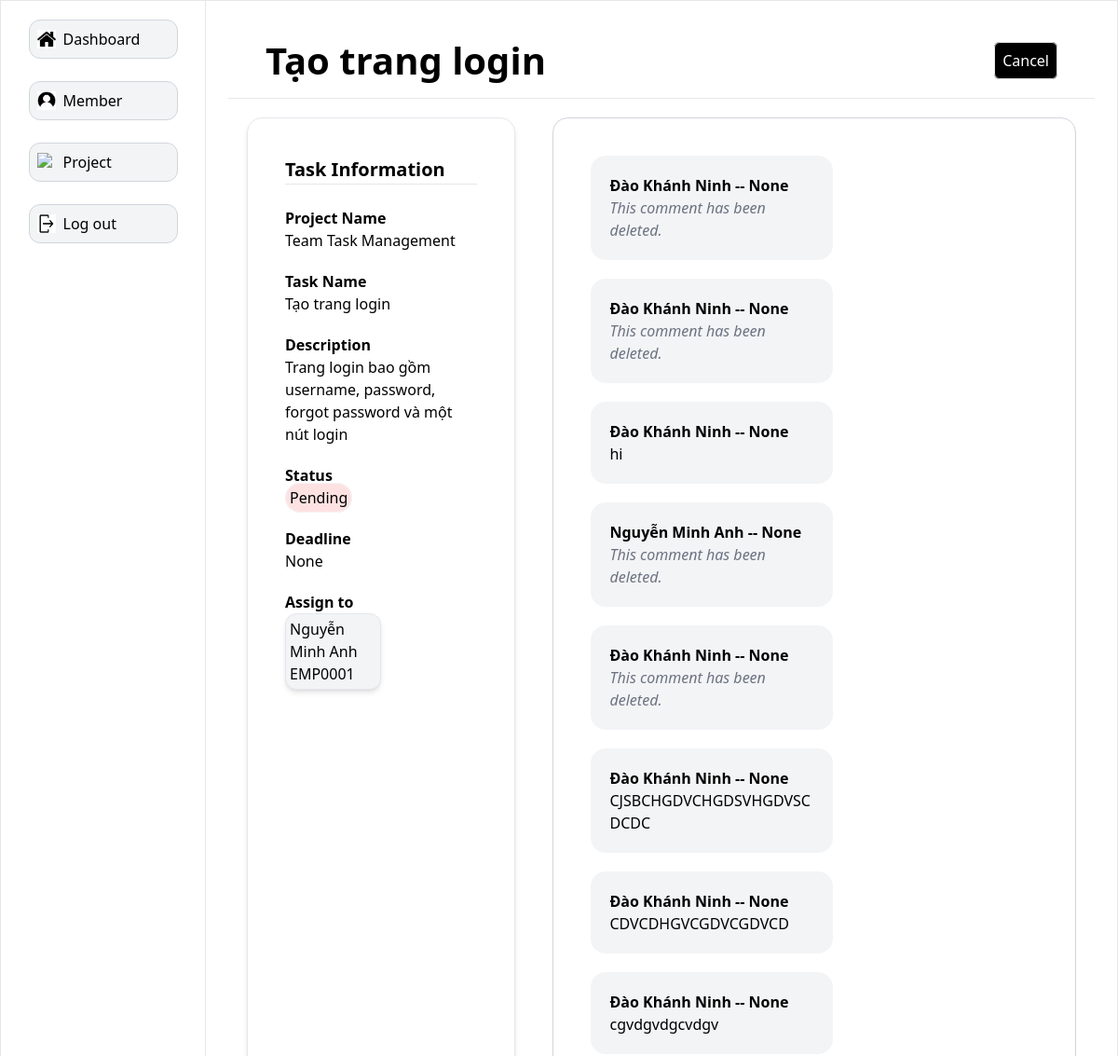
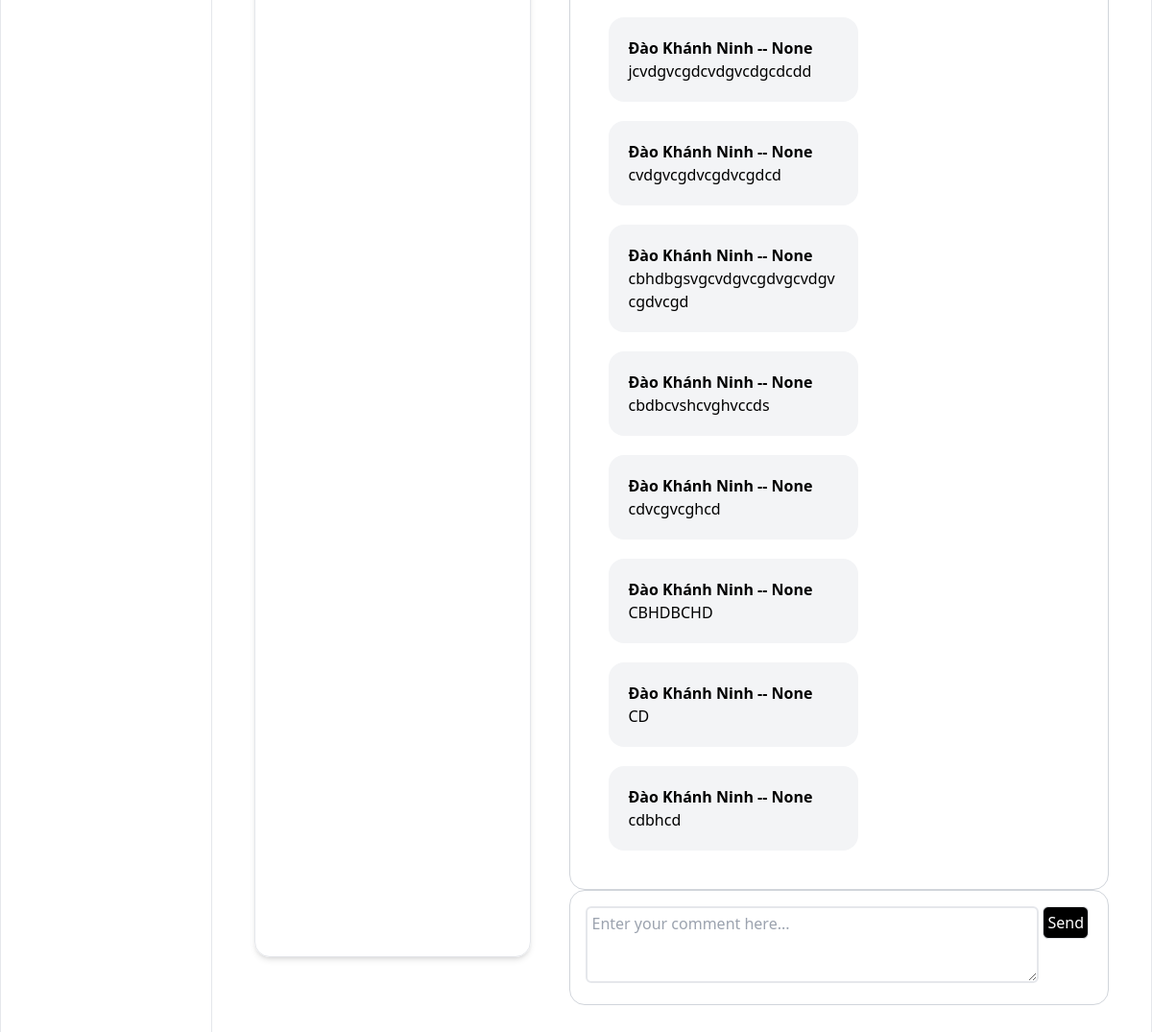
The app's page /task_information/1 with its own data (2 pictures, top to bottom).
### main/models.py (models this page shows, shortened)
class Task(models.Model):
    status_choices = [
        ('In processing','In processing'),
        ('Completed', 'Completed'),
        ('Pending', 'Pending')
    ]
    task_id = models.AutoField(primary_key=True)
    task_name = models.CharField(max_length=100, blank=True, null=True)
    description = models.TextField(blank=True, null=True)
    status = models.CharField(max_length=50, blank=True, null=True, choices=status_choices)
    deadline = models.DateField(blank=True, null=True)
    project_id = models.ForeignKey(
        Project,
        on_delete=models.CASCADE,
        related_name='tasks'
    )
    assign_to = models.ForeignKey(
        Users,
        on_delete=models.CASCADE,
        related_name='task_users',
        blank=True,
        null=True
    )

class Project(models.Model):
    status_dict = [
        ('In processing', 'In processing'),
        ('Completed', 'Completed'),
        ('Upcoming', 'Upcoming')
    ]
    project_id = models.AutoField(primary_key=True)
    project_name = models.CharField(max_length=100, blank=True, null=True)
    description = models.TextField(blank=True, null=True)
    start_date = models.DateField(blank=True, null=True)
    end_date = models.DateField(blank=True, null=True)
    created_by = models.ForeignKey(
        Users,
        on_delete=models.PROTECT,
        related_name='projects'
    )
    status_project = models.CharField(max_length=50, blank=True, null=True, choices=status_dict)

class Users(AbstractUser):
    gender_dict = {
        'Male': 'Male',
        'Female': 'Female'
    }
    role_dict = {
        'Manager': 'Manager',
        'Staff': 'Staff'
    }
    full_name = models.CharField(max_length=100, blank=True, null=True)
    role = models.CharField(max_length=20, blank=True, null=True, choices=role_dict)
    gender = models.CharField(max_length=50, blank=True, null=True, choices=gender_dict)
    date_of_birth = models.DateField(blank=True, null=True)
    def __str__(self):
        return self.username

class CommentTask(models.Model):
    comment_id = models.AutoField(primary_key=True)
    content = models.TextField(blank=True, null=True)
    is_deleted = models.BooleanField(default=False)
    project_id = models.ForeignKey(
        Project,
        on_delete=models.CASCADE,
        related_name='comments_task'
    )
    task_id = models.ForeignKey(
        Task,
        on_delete=models.CASCADE,
        related_name='comments_task'
    )
    user_id = models.ForeignKey(
        Users,
        on_delete=models.CASCADE,
        related_name='comments_task'
    )
    created_at = models.DateField(blank=True, null=True, auto_now_add=True)

### main/views.py (the view, shortened to what this page needs)
# urls.py: path('task_information/<str:pk>', views.task_information, name='task_information'),
def task_information(request, pk):
    task = Task.objects.get(task_id=pk)
    project = Project.objects.get(project_id=task.project_id.project_id)
    form = AddCommentTaskForm()
    comments_task = task.comments_task.all()
    context = {'task': task, 'project': project, 'comments': comments_task, 'form': form}
    return render(request, 'main/task_information.html', context=context)

### main/forms.py
class AddCommentTaskForm(ModelForm):
    class Meta:
        model = CommentTask
        fields = ['content']
        widgets = {
            'content': Textarea(attrs={
                'class': 'border-2 border-gray-200 rounded-md w-full p-1 h-20',
                'placeholder': 'Enter your comment here...'
            })
        }

### main/templates/main/task_information.html (shortened to what this page needs)
{% extends 'side_bar_member.html' %}
{% load static %}
{% block content %}
<div
  class="bg-white items-center flex p-10 justify-between border-b border-gray-200 h-[80px]"
>
  <div><h1 class="text-[40px] font-bold">{{ task.task_name }}</h1></div>
  <div class="flex flex-row gap-1">
      <div><a href="{% url 'task' project.project_id %}" class="border border-gray-200 bg-black rounded-md p-2 text-white transition duration delay-300 hover:bg-black hover:scale-105">Cancel</a></div>
  </div>
</div>
<div class="rounded-2xl w-full h-[calc(100vh-200px)] flex flex-row">
    <div class="border border-gray-200 p-10 m-5 rounded-2xl w-1/3 h-[calc(100vh-250px)] shadow-md">
        <div class="border-b border-b-gray-200">
            <h3 class="font-bold text-[20px]">Task Information</h3>
        </div>
        <br>
        <div class="flex flex-col gap-5">
            <div>
                <div><h3 class="font-bold">Project Name</h3></div>
                <div><p>{{ project.project_name }}</p></div>
            </div>
            <div>
                <div><h3 class="font-bold">Task Name</h3></div>
                <div><p>{{ task.task_name }}</p></div>
            </div>
            <div>
                <div><h3 class="font-bold">Description</h3></div>
                <div><p>{{ task.description }}</p></div>
            </div>
            <div>
                <div><h3 class="font-bold">Status</h3></div>
                <div>
                    {% if task.status == 'Completed' %}
                    <span class="border border-gray-100 bg bg-green-100 p-1 rounded-2xl">{{ task.status }}</span>
                    {% elif task.status == 'In Progress' %}
                    <span class="border border-gray-100 bg bg-yellow-100 p-1 rounded-2xl">{{ task.status }}</span>
                    {% else %}
                    <span class="border border-gray-100 bg bg-red-100 p-1 rounded-2xl">{{ task.status }}</span>
                    {% endif %}
                </div>
            </div>
            <div>
                <div><h3 class="font-bold">Deadline</h3></div>
                <div><p>{{ task.deadline }}</p></div>
            </div>
            <div>
                <div><h3 class="font-bold">Assign to</h3></div>
                <div class="border rounded-xl shadow-md p-1 w-1/2 bg-gray-100"><p>{{ task.assign_to.full_name }} <br> {{ task.assign_to }}</p></div>
            </div>
        </div>
    </div>
    <div class="m-5 rounded-2xl w-2/3 h-[calc(100vh-250px)] ">
        <div id="chat_box" class="border border-gray-300 w-full h-[calc(100vh-320px)] rounded-2xl p-5 overflow-y-auto">
            {% for comment in comments %}
            <div class="p-5 m-5 rounded-2xl w-1/2 flex flex-col {% if comment.user_id == user %} ml-auto bg-green-100 {% else %} mr-auto bg-gray-100 {% endif %}">
                <div>
                    <h3 class="font-bold">{{ comment.user_id.full_name }} -- {{comment.created_at}}</h3>
                    {% if comment.is_deleted %}
                        <p class="italic text-gray-500">This comment has been deleted.</p>
                    {% else %}
                        <p class="break-words whitespace-pre-wrap">{{ comment.content }}</p>
                    {% endif %}
                </div>
            </div>
            {% endfor %}
        </div>
        <div class="border border-gray-300 w-full mr-5 rounded-2xl p-4">
            <form  onsubmit="saveScrollPosition('add')"  action="" method="post" class="flex justify-between">
                <div class="flex flex-row w-full">
                    <div class="w-full">{{ form.content }}</div>
                </div>
                <div>
                    <input type="submit" value="Send" class="border border-gray-200 rounded-md bg-black text-white transition delay-150 duration-300 ease-in-out hover:bg-black-700 hover:scale-105 ml-1 mr-1 p-1">
                </div>
            </form>
        </div>
    </div>
</div>
{% endblock %}

### records on screen
Task: task_name "Tạo trang login", description "Trang login bao gồm username, password, forgot password và một nút login", status "Pending", deadline "None", assign_to.full_name "Nguyễn Minh Anh", assign_to "EMP0001"
Project: project_name "Team Task Management"
CommentTask: user_id.full_name "Đào Khánh Ninh", created_at "None", is_deleted "This comment has been deleted."
CommentTask: user_id.full_name "Đào Khánh Ninh", created_at "None", is_deleted "This comment has been deleted."
CommentTask: user_id.full_name "Đào Khánh Ninh", created_at "None", content "hi"
CommentTask: user_id.full_name "Nguyễn Minh Anh", created_at "None", is_deleted "This comment has been deleted."
CommentTask: user_id.full_name "Đào Khánh Ninh", created_at "None", is_deleted "This comment has been deleted."
CommentTask: user_id.full_name "Đào Khánh Ninh", created_at "None", content "CJSBCHGDVCHGDSVHGDVSCDCDC"
CommentTask: user_id.full_name "Đào Khánh Ninh", created_at "None", content "CDVCDHGVCGDVCGDVCD"
CommentTask: user_id.full_name "Đào Khánh Ninh", created_at "None", content "cgvdgvdgcvdgv"
CommentTask: user_id.full_name "Đào Khánh Ninh", created_at "None", content "jcvdgvcgdcvdgvcdgcdcdd"
CommentTask: user_id.full_name "Đào Khánh Ninh", created_at "None", content "cvdgvcgdvcgdvcgdcd"
CommentTask: user_id.full_name "Đào Khánh Ninh", created_at "None", content "cbhdbgsvgcvdgvcgdvgcvdgvcgdvcgd"
CommentTask: user_id.full_name "Đào Khánh Ninh", created_at "None", content "cbdbcvshcvghvccds"
CommentTask: user_id.full_name "Đào Khánh Ninh", created_at "None", content "cdvcgvcghcd"
CommentTask: user_id.full_name "Đào Khánh Ninh", created_at "None", content "CBHDBCHD"
CommentTask: user_id.full_name "Đào Khánh Ninh", created_at "None", content "CD"
CommentTask: user_id.full_name "Đào Khánh Ninh", created_at "None", content "cdbhcd"
